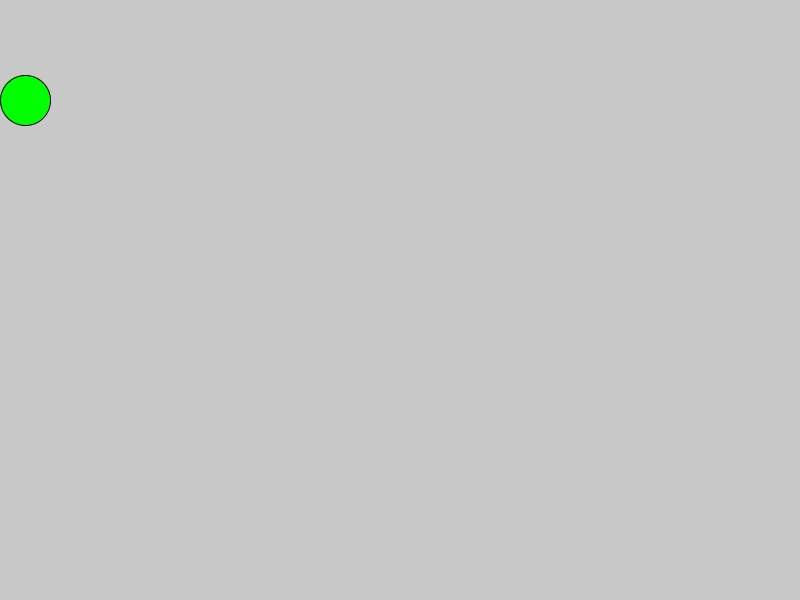
Frame 1 (no input)
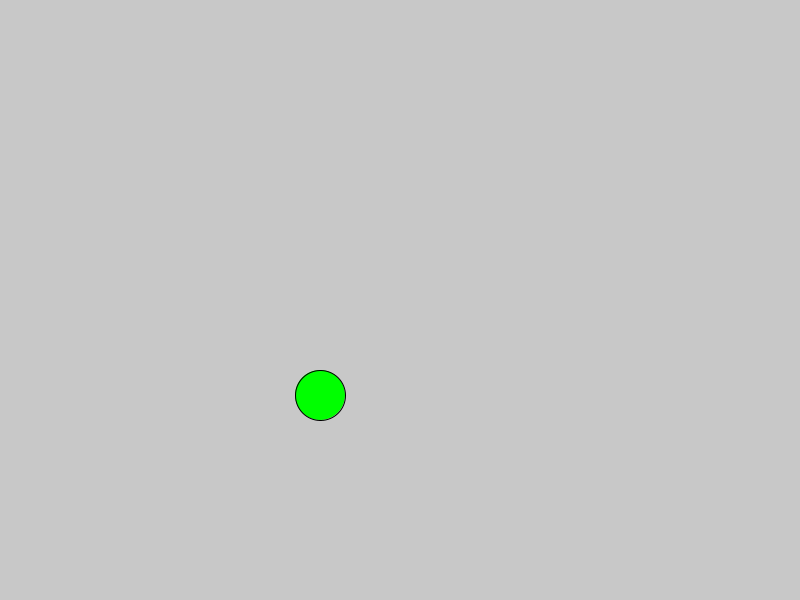
Frame 60 (the mouse pressed at the canvas centre just before this capture)
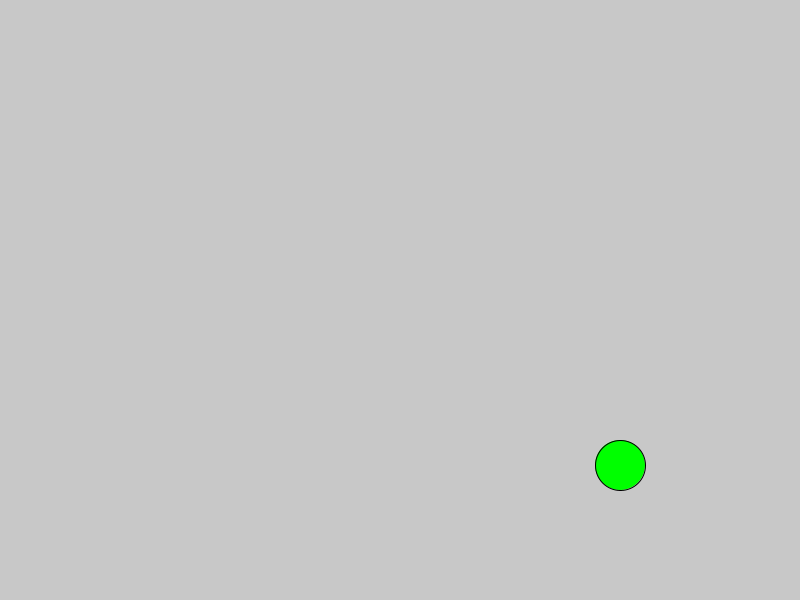
Frame 120 (the mouse held since frame 60 and released just before this capture)

The Processing sketch that drew these frames (run headless with seeded random() and noise(); from frame 60 on, the mouse is pressed at the canvas centre):

// Processing sketch: lecture_10_03_bouncingBall_2D
// ── lecture_10_03_bouncingBall_2D.pde
int x, y; // ball’s position
int xdir, ydir; // ball's y direction
int diam; //ball’s diameter
String ballColor;

void setup() {
  size(800, 600);
  x = 25;
  y = 100;
  diam = 50;
  xdir = 5;
  ydir = 5;
  ballColor = "Green";
}

void draw() {
  if (ballColor == "Green") {
    fill(0, 255, 0); //Green
  } else if (ballColor == "Red") {
    fill(255, 0, 0); //Red
  } else if (ballColor == "Yellow") {
    fill(255, 255, 0); //Yellow
  } else {
    fill(0, 0, 0);  //Black, ballColor value error
  }
  background(200);

  ellipse(x, y, diam, diam);
  x = x + xdir; // ball movement
  y = y + ydir;

  if (x - diam/2 < 0) {
    xdir = xdir * -1;
    ballColor = "Red";
  }

  if (x + diam/2 > width) {
    xdir = xdir * -1;
    ballColor = "Yellow";
  }

  if (y - diam/2 < 0) {
    ydir = ydir * -1;
  }

  if (y + diam/2 > height) {
    ydir = ydir * -1;
  }
}
